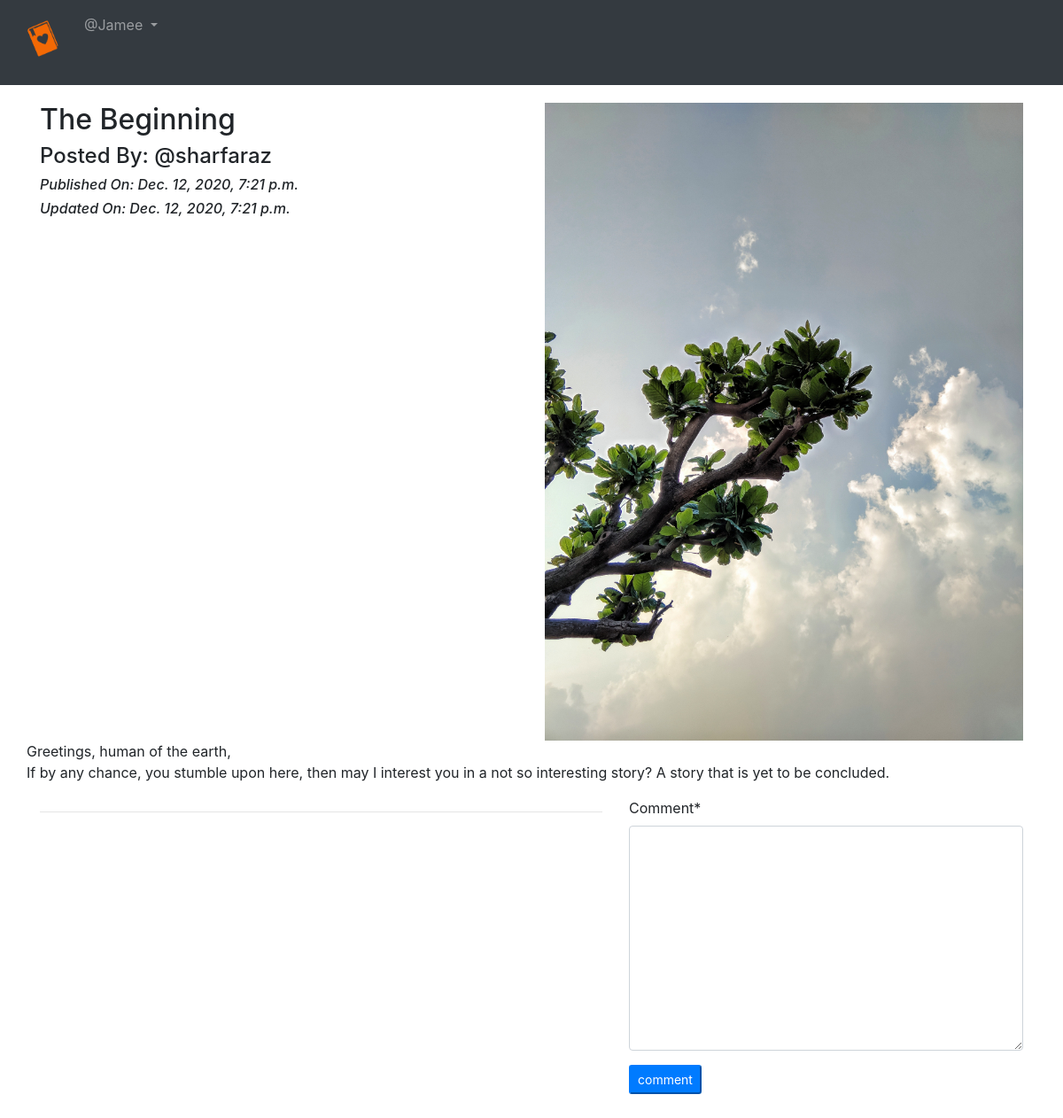
Before: /blog/blog_details/The-Beginning-11a8c728-a466-4956-ba95-4db92b33e03d/ (signed in) with the older database file.
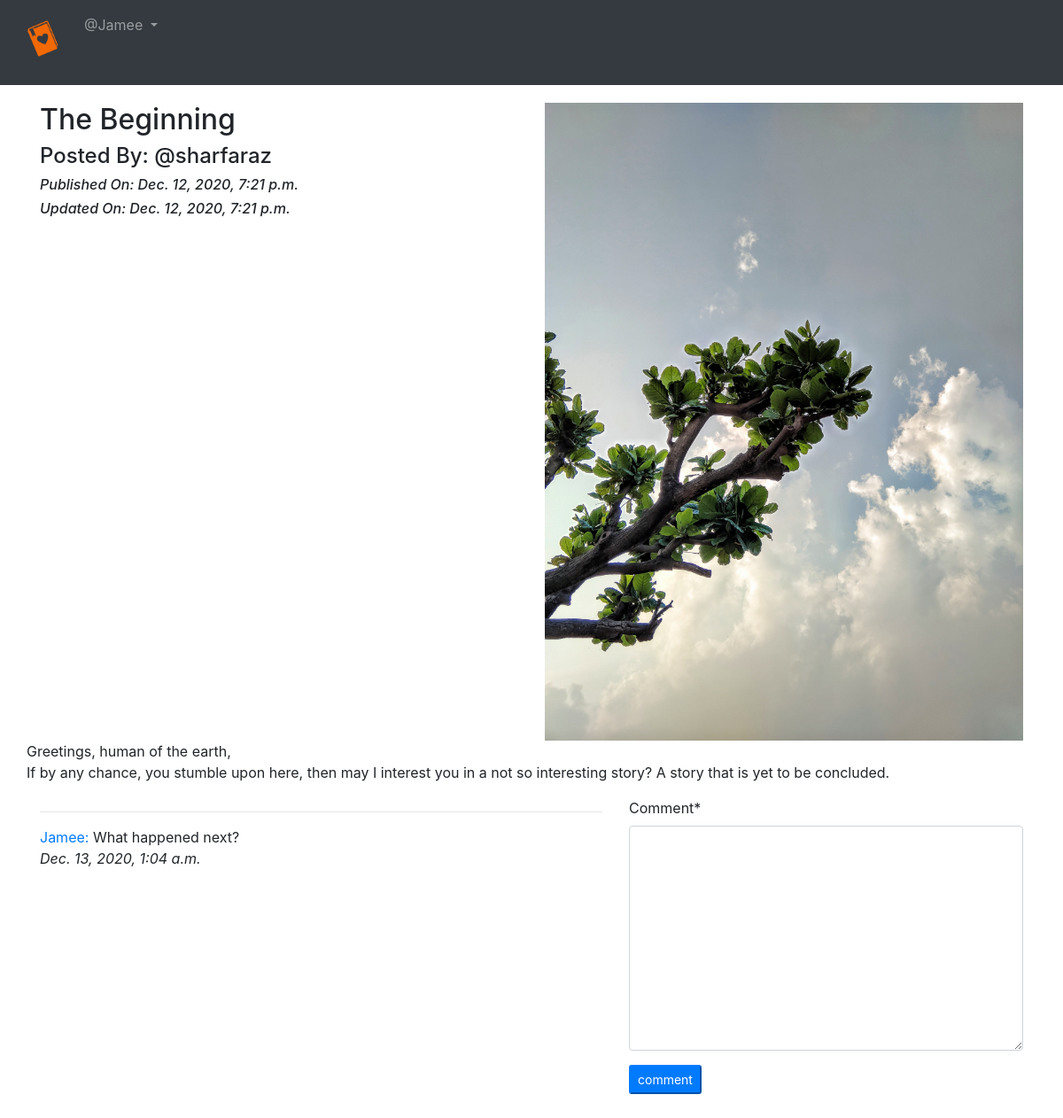
After: the same page with the newer database file.
### app_blog/models.py (models this page shows, shortened)
class Comment(models.Model):
    blog = models.ForeignKey( Blog, on_delete= models.CASCADE, related_name='blog_comment' )
    user = models.ForeignKey( User, on_delete= models.CASCADE, related_name='user_comment' )
    comment = models.TextField( )
    comment_date = models.DateTimeField( auto_now = True )
    class Meta:
        ordering = ['-comment_date',] ## to sort blogs in decending order in list view

### app_blog/views.py (the view, shortened to what this page needs)
# urls.py: path('blog_details/<slug>/', views.blog_details, name='blog_details'),
@login_required
def blog_details(request, slug):
    blog = Blog.objects.get(slug=slug)
    comment_form = CommentForm()
    dict = {'blog':blog, 'comment_form':comment_form}
    return render(request, 'app_blog/blog_details.html', context=dict)

### app_blog/forms.py
class CommentForm(forms.ModelForm):
    class Meta:
        model = Comment
        fields = ('comment',)

### templates/app_blog/blog_details.html (shortened to what this page needs)
{% extends 'base.html' %}
{% load crispy_forms_tags %}
{% block body_block %}
  <div class="row">
    <div class="col-sm-6">
      <h2>{{blog.blog_title}}</h2>
      <h4>Posted By: @{{blog.author}}</h4>
      <i><h6>Published On: {{blog.publish_date}}</h6></i>
      <i><h6>Updated On: {{blog.update_date}}</h6></i>
    </div>
    <div class="col-sm-6">
      <img src="/media/{{blog.blog_image}}" width="100%">
    </div>
    <p>
      {{blog.blog_content|linebreaks}}
    </p>
  </div>
  <div class="row">
    <div class="col-sm-7">
      <hr>
      {% for comment in blog.blog_comment.all %}
      <p> <a href="#">{{comment.user}}:</a> {{comment.comment}} <br> <em>{{comment.comment_date}}</em></p>
      {% endfor %}
    </div>
    <div class="col-sm-5">
      <form  method="post">
        {{ comment_form|crispy}}
        <button type="submit" class="btn- btn-primary btn-sm">comment</button>
      </form>
    </div>
{% endblock %}

Changed rows visible on the page:
added Comment: user "Jamee", comment "What happened next?", comment_date "Dec. 13, 2020, 1:04 a.m."
